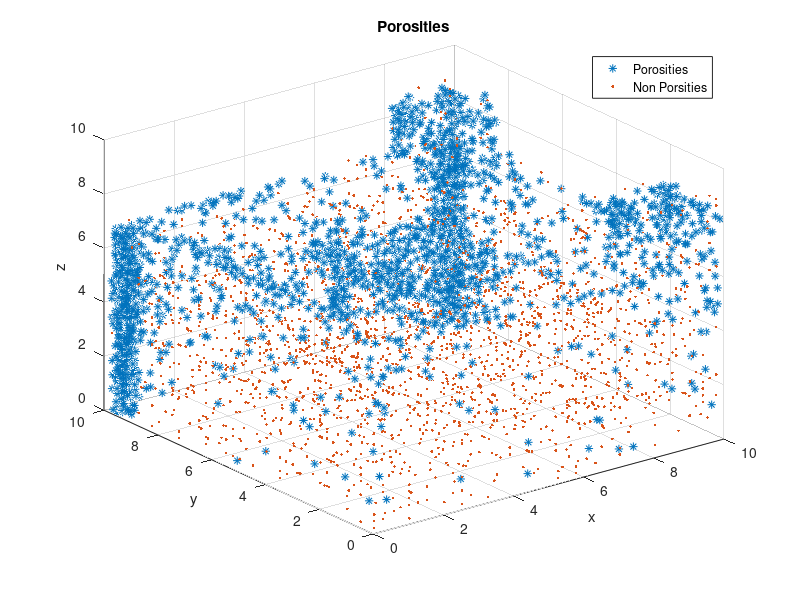

Here is the MATLAB script that generated this plot:
%% 3d scatter plot of porisites
load('itpAmCaseStudyData5.mat')
close all

numPorosities = sum(trainClassificationTarget(:) == 1);
numNotPorosities = sum(trainClassificationTarget(:) == 0);

porosityCoords = zeros(numPorosities, 3);
nonPorosityCoords = zeros(numNotPorosities, 3);

pCount = 1;
nCount = 1;

for i = 1:length(trainClassificationTarget)
    if (trainClassificationTarget(i))
        porosityCoords(pCount, :) = [trainCubeCoordData(i, 2), trainCubeCoordData(i, 3), trainCubeCoordData(i, 4)];
        pCount = pCount + 1;
    else
        nonPorosityCoords(nCount, :) = [trainCubeCoordData(i, 2), trainCubeCoordData(i, 3), trainCubeCoordData(i, 4)];
        nCount = nCount + 1;
    end
end

scatter3(porosityCoords(:, 1), porosityCoords(:, 2), porosityCoords(:, 3), '*')
hold on
scatter3(nonPorosityCoords(:, 1), nonPorosityCoords(:, 2), nonPorosityCoords(:, 3), '.')
title('Porosities')
xlabel('x')
ylabel('y')
zlabel('z')

legend("Porosities", "Non Porsities")
% figure
% 
% title('Non Porosities')
% xlabel('x')
% ylabel('y')
% zlabel('z')